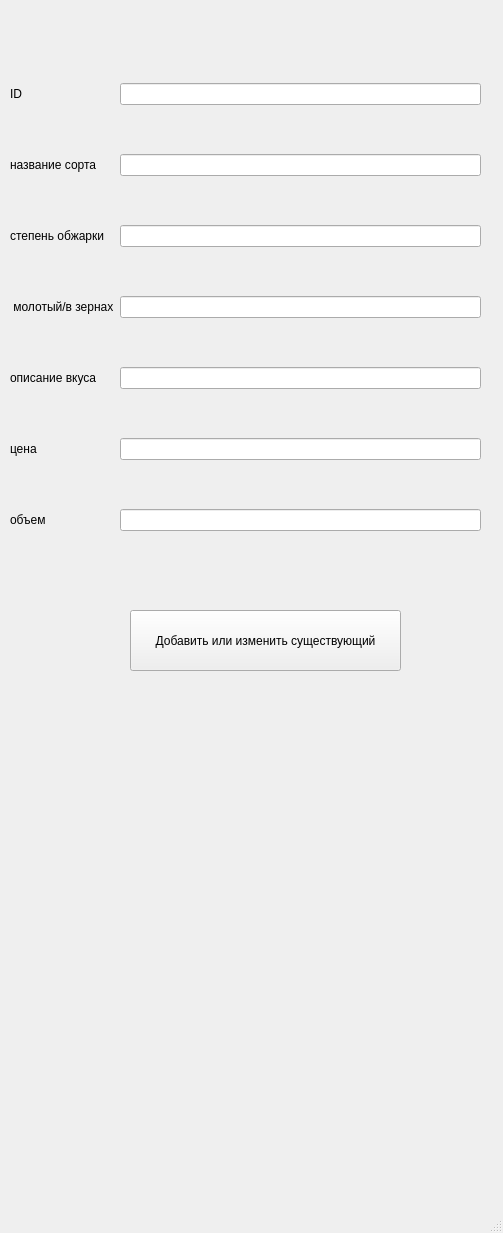
<?xml version="1.0" encoding="UTF-8"?>
<ui version="4.0">
 <class>MainWindow</class>
 <widget class="QMainWindow" name="MainWindow">
  <property name="geometry">
   <rect>
    <x>0</x>
    <y>0</y>
    <width>503</width>
    <height>1233</height>
   </rect>
  </property>
  <property name="windowTitle">
   <string>MainWindow</string>
  </property>
  <widget class="QWidget" name="centralwidget">
   <widget class="QWidget" name="gridLayoutWidget">
    <property name="geometry">
     <rect>
      <x>10</x>
      <y>40</y>
      <width>471</width>
      <height>541</height>
     </rect>
    </property>
    <layout class="QGridLayout" name="gridLayout">
     <item row="4" column="0">
      <widget class="QLabel" name="label_3">
       <property name="text">
        <string>описание вкуса</string>
       </property>
      </widget>
     </item>
     <item row="2" column="0">
      <widget class="QLabel" name="label_1">
       <property name="text">
        <string>степень обжарки</string>
       </property>
      </widget>
     </item>
     <item row="3" column="0">
      <widget class="QLabel" name="label_2">
       <property name="text">
        <string> молотый/в зернах</string>
       </property>
      </widget>
     </item>
     <item row="1" column="0">
      <widget class="QLabel" name="label_sort">
       <property name="text">
        <string>название сорта</string>
       </property>
      </widget>
     </item>
     <item row="0" column="0">
      <widget class="QLabel" name="label_id">
       <property name="text">
        <string>ID</string>
       </property>
      </widget>
     </item>
     <item row="6" column="0">
      <widget class="QLabel" name="label_5">
       <property name="text">
        <string>объем</string>
       </property>
      </widget>
     </item>
     <item row="0" column="1">
      <widget class="QLineEdit" name="line_id"/>
     </item>
     <item row="1" column="1">
      <widget class="QLineEdit" name="line_sort"/>
     </item>
     <item row="2" column="1">
      <widget class="QLineEdit" name="line_obzar"/>
     </item>
     <item row="3" column="1">
      <widget class="QLineEdit" name="line_vibor"/>
     </item>
     <item row="4" column="1">
      <widget class="QLineEdit" name="line_descr"/>
     </item>
     <item row="5" column="1">
      <widget class="QLineEdit" name="line_price"/>
     </item>
     <item row="6" column="1">
      <widget class="QLineEdit" name="line_volume"/>
     </item>
     <item row="5" column="0">
      <widget class="QLabel" name="label_4">
       <property name="text">
        <string>цена</string>
       </property>
      </widget>
     </item>
    </layout>
   </widget>
   <widget class="QPushButton" name="new_or_change">
    <property name="geometry">
     <rect>
      <x>130</x>
      <y>610</y>
      <width>271</width>
      <height>61</height>
     </rect>
    </property>
    <property name="text">
     <string>Добавить или изменить существующий</string>
    </property>
   </widget>
  </widget>
  <widget class="QMenuBar" name="menubar">
   <property name="geometry">
    <rect>
     <x>0</x>
     <y>0</y>
     <width>503</width>
     <height>21</height>
    </rect>
   </property>
  </widget>
  <widget class="QStatusBar" name="statusbar"/>
 </widget>
 <resources/>
 <connections/>
</ui>
